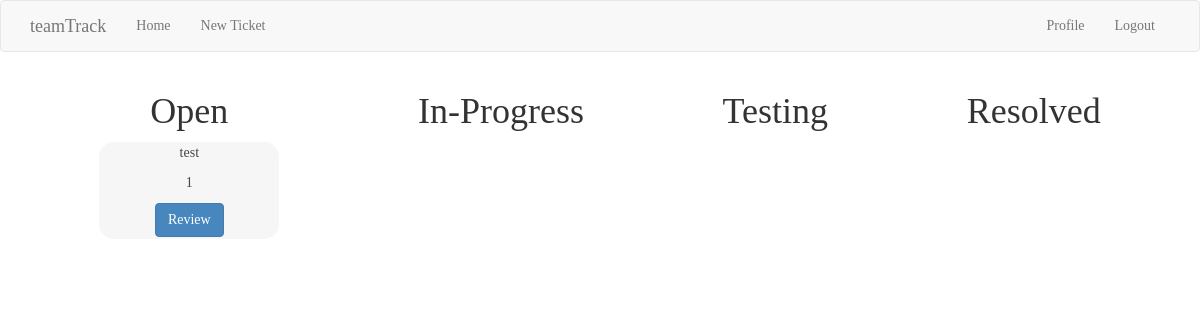
Before: /index (signed in) with the older database file.
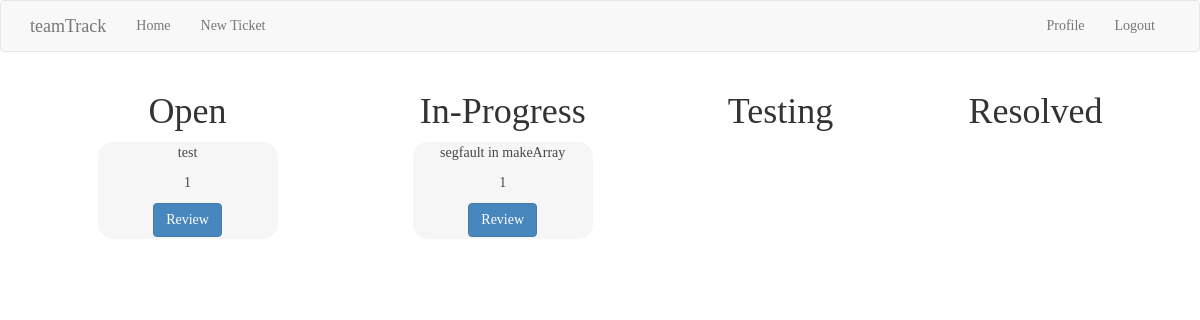
After: the same page with the newer database file.
### app/models.py (models this page shows, shortened)
class Ticket(db.Model):
    id = db.Column(db.Integer, primary_key=True)
    description = db.Column(db.String(140))
    priority = db.Column(db.Integer)
    link = db.Column(db.String(140))
    timestamp = db.Column(db.DateTime, index=True, default=datetime.utcnow)
    user_id = db.Column(db.Integer, db.ForeignKey('user.id'))
    tag = db.Column(db.String(20))

### app/routes.py (the view)
@app.route('/', methods=['GET', 'POST'])
@app.route('/index', methods=['GET', 'POST'])
@login_required
def index():
    page = request.args.get('page', 1, type=int)
    opentickets = current_user.get_open_tickets().paginate(
        page, app.config['POSTS_PER_PAGE'], False)
    wiptickets = current_user.get_wip_tickets().paginate(
        page, app.config['POSTS_PER_PAGE'], False)
    testingtickets = current_user.get_testing_tickets().paginate(
        page, app.config['POSTS_PER_PAGE'], False)
    closedtickets = current_user.get_closed_tickets().paginate(
        page, app.config['POSTS_PER_PAGE'], False)
    return render_template('index.html', title='Home', opentickets = opentickets.items, wiptickets= wiptickets.items, testingtickes = testingtickets.items, closedtickets = closedtickets.items)

### app/models.py (called while the page is built)
@login.user_loader
def load_user(id):
    return User.query.get(int(id))

    def get_open_tickets(self):
        return Ticket.query.filter(Ticket.tag == 'open').order_by(Ticket.timestamp.desc())

    def get_wip_tickets(self):
        return Ticket.query.filter(Ticket.tag == 'wip').order_by(Ticket.timestamp.desc())

    def get_testing_tickets(self):
        return Ticket.query.filter(Ticket.tag == 'testing').order_by(Ticket.timestamp.desc())

    def get_closed_tickets(self):
        return Ticket.query.filter(Ticket.tag == 'closed').order_by(Ticket.timestamp.desc())

### app/routes.py (called while the page is built)
@app.before_request
def before_request():
    if current_user.is_authenticated:
        current_user.last_seen = datetime.utcnow()
        db.session.commit()

### app/templates/index.html (shortened to what this page needs)
{% extends "base.html" %}
{% import 'bootstrap/wtf.html' as wtf %}
{% block app_content %}
        <div class="parent--tickets">
          <section class = "tickets">
            <h1 class="display-4">Open</h1>
            {% for ticket in opentickets %}
            {% include '_tickets.html' %}
                <br>
            {% endfor %}
          </section>
          <section class = "tickets">
            <h1 class="display-4">In-Progress</h1>
            {% for ticket in wiptickets %}
            {% include '_tickets.html' %}
                <br>
            {% endfor %}
          </section>
          <section class = "tickets">
            <h1 class="display-4">Testing</h1>
          </section>
          <section class = "tickets">
            <h1 class="display-4">Resolved</h1>
          </section>
        </div>
{% endblock %}

### app/templates/_tickets.html
    <div class="card" style="width: 18rem;">
        <div class="card-body">
          <p class="card-text">{{ticket.description}}</p>
          <p class="card-text">{{ticket.priority}}</p>
          <a href="{{ url_for('edit_ticket', ticket_id=ticket.id) }}" class="btn btn-primary stretched-link">Review</a>
        </div>
      </div>

Changed rows visible on the page:
added Ticket: description "segfault in makeArray", priority "1", shown under "In-Progress"
